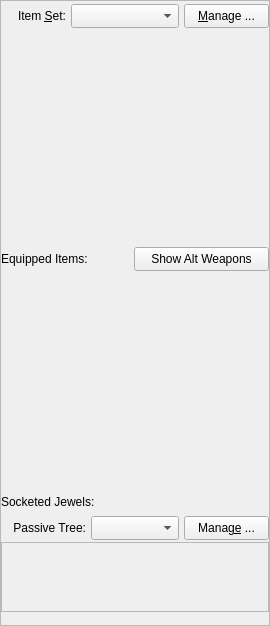
                  <widget class="QFrame" name="frame_Items">
                   <property name="frameShape">
                    <enum>QFrame::StyledPanel</enum>
                   </property>
                   <property name="frameShadow">
                    <enum>QFrame::Raised</enum>
                   </property>
                   <layout class="QVBoxLayout" name="vlayout_Items2" stretch="1,2,2,0">
                    <property name="leftMargin">
                     <number>0</number>
                    </property>
                    <property name="topMargin">
                     <number>0</number>
                    </property>
                    <property name="rightMargin">
                     <number>0</number>
                    </property>
                    <property name="bottomMargin">
                     <number>0</number>
                    </property>
                    <item>
                     <layout class="QHBoxLayout" name="horizontalLayout_4">
                      <property name="spacing">
                       <number>5</number>
                      </property>
                      <property name="topMargin">
                       <number>3</number>
                      </property>
                      <property name="rightMargin">
                       <number>0</number>
                      </property>
                      <item>
                       <widget class="QLabel" name="label_ItemSet">
                        <property name="minimumSize">
                         <size>
                          <width>65</width>
                          <height>24</height>
                         </size>
                        </property>
                        <property name="maximumSize">
                         <size>
                          <width>65</width>
                          <height>24</height>
                         </size>
                        </property>
                        <property name="frameShape">
                         <enum>QFrame::NoFrame</enum>
                        </property>
                        <property name="text">
                         <string>Item &amp;Set:</string>
                        </property>
                        <property name="alignment">
                         <set>Qt::AlignRight|Qt::AlignTrailing|Qt::AlignVCenter</set>
                        </property>
                        <property name="buddy">
                         <cstring>combo_ItemSet</cstring>
                        </property>
                       </widget>
                      </item>
                      <item>
                       <widget class="QComboBox" name="combo_ItemSet">
                        <property name="minimumSize">
                         <size>
                          <width>0</width>
                          <height>24</height>
                         </size>
                        </property>
                        <property name="maximumSize">
                         <size>
                          <width>16777215</width>
                          <height>24</height>
                         </size>
                        </property>
                        <property name="currentText">
                         <string notr="true"/>
                        </property>
                        <property name="maxVisibleItems">
                         <number>15</number>
                        </property>
                        <property name="placeholderText">
                         <string>&lt;empty&gt;</string>
                        </property>
                        <property name="duplicatesEnabled">
                         <bool>true</bool>
                        </property>
                       </widget>
                      </item>
                      <item>
                       <widget class="QPushButton" name="btn_ManageItemSet">
                        <property name="minimumSize">
                         <size>
                          <width>85</width>
                          <height>24</height>
                         </size>
                        </property>
                        <property name="maximumSize">
                         <size>
                          <width>85</width>
                          <height>24</height>
                         </size>
                        </property>
                        <property name="text">
                         <string>&amp;Manage ...</string>
                        </property>
                        <property name="shortcut">
                         <string>Ctrl+M</string>
                        </property>
                       </widget>
                      </item>
                     </layout>
                    </item>
                    <item>
                     <widget class="QFrame" name="frame_EquippedItems">
                      <property name="minimumSize">
                       <size>
                        <width>0</width>
                        <height>450</height>
                       </size>
                      </property>
                      <property name="maximumSize">
                       <size>
                        <width>16777215</width>
                        <height>1000</height>
                       </size>
                      </property>
                      <layout class="QVBoxLayout" name="layout_EquippedItems">
                       <property name="spacing">
                        <number>2</number>
                       </property>
                       <property name="leftMargin">
                        <number>0</number>
                       </property>
                       <property name="topMargin">
                        <number>0</number>
                       </property>
                       <property name="rightMargin">
                        <number>0</number>
                       </property>
                       <property name="bottomMargin">
                        <number>0</number>
                       </property>
                       <item>
                        <layout class="QHBoxLayout" name="hlayout_EquippedItems">
                         <property name="spacing">
                          <number>6</number>
                         </property>
                         <item>
                          <widget class="QLabel" name="label_EquippedItems">
                           <property name="minimumSize">
                            <size>
                             <width>0</width>
                             <height>24</height>
                            </size>
                           </property>
                           <property name="maximumSize">
                            <size>
                             <width>16777215</width>
                             <height>24</height>
                            </size>
                           </property>
                           <property name="text">
                            <string>Equipped Items:</string>
                           </property>
                          </widget>
                         </item>
                         <item>
                          <spacer name="horizontalSpacer">
                           <property name="orientation">
                            <enum>Qt::Horizontal</enum>
                           </property>
                           <property name="sizeHint" stdset="0">
                            <size>
                             <width>40</width>
                             <height>20</height>
                            </size>
                           </property>
                          </spacer>
                         </item>
                         <item>
                          <widget class="QPushButton" name="btn_WeaponSwap">
                           <property name="minimumSize">
                            <size>
                             <width>135</width>
                             <height>24</height>
                            </size>
                           </property>
                           <property name="maximumSize">
                            <size>
                             <width>135</width>
                             <height>24</height>
                            </size>
                           </property>
                           <property name="text">
                            <string>Show Alt Weapons</string>
                           </property>
                           <property name="shortcut">
                            <string>Ctrl+Alt+X</string>
                           </property>
                           <property name="checkable">
                            <bool>true</bool>
                           </property>
                          </widget>
                         </item>
                        </layout>
                       </item>
                      </layout>
                     </widget>
                    </item>
                    <item>
                     <widget class="QFrame" name="frame_SocketedJewels">
                      <property name="minimumSize">
                       <size>
                        <width>0</width>
                        <height>100</height>
                       </size>
                      </property>
                      <layout class="QVBoxLayout" name="verticalLayout_5">
                       <property name="spacing">
                        <number>2</number>
                       </property>
                       <property name="leftMargin">
                        <number>0</number>
                       </property>
                       <property name="topMargin">
                        <number>0</number>
                       </property>
                       <property name="rightMargin">
                        <number>0</number>
                       </property>
                       <property name="bottomMargin">
                        <number>0</number>
                       </property>
                       <item>
                        <widget class="QLabel" name="label_SocketedJewels">
                         <property name="minimumSize">
                          <size>
                           <width>0</width>
                           <height>24</height>
                          </size>
                         </property>
                         <property name="maximumSize">
                          <size>
                           <width>16777215</width>
                           <height>24</height>
                          </size>
                         </property>
                         <property name="text">
                          <string>Socketed Jewels:</string>
                         </property>
                        </widget>
                       </item>
                       <item>
                        <layout class="QHBoxLayout" name="horizontalLayout_14">
                         <property name="spacing">
                          <number>5</number>
                         </property>
                         <item>
                          <widget class="QLabel" name="label_ItemsPassiveTree">
                           <property name="minimumSize">
                            <size>
                             <width>0</width>
                             <height>24</height>
                            </size>
                           </property>
                           <property name="maximumSize">
                            <size>
                             <width>85</width>
                             <height>24</height>
                            </size>
                           </property>
                           <property name="layoutDirection">
                            <enum>Qt::LeftToRight</enum>
                           </property>
                           <property name="text">
                            <string>Passive Tree:</string>
                           </property>
                           <property name="alignment">
                            <set>Qt::AlignRight|Qt::AlignTrailing|Qt::AlignVCenter</set>
                           </property>
                           <property name="buddy">
                            <cstring>combo_ItemsManageTree</cstring>
                           </property>
                          </widget>
                         </item>
                         <item>
                          <widget class="QComboBox" name="combo_ItemsManageTree">
                           <property name="minimumSize">
                            <size>
                             <width>0</width>
                             <height>24</height>
                            </size>
                           </property>
                           <property name="maximumSize">
                            <size>
                             <width>16777215</width>
                             <height>24</height>
                            </size>
                           </property>
                           <property name="sizeAdjustPolicy">
                            <enum>QComboBox::AdjustToContents</enum>
                           </property>
                          </widget>
                         </item>
                         <item>
                          <widget class="QPushButton" name="btn_ItemsManageTree">
                           <property name="minimumSize">
                            <size>
                             <width>85</width>
                             <height>24</height>
                            </size>
                           </property>
                           <property name="maximumSize">
                            <size>
                             <width>75</width>
                             <height>24</height>
                            </size>
                           </property>
                           <property name="text">
                            <string>Manag&amp;e ...</string>
                           </property>
                           <property name="shortcut">
                            <string>Ctrl+Alt+X</string>
                           </property>
                           <property name="checkable">
                            <bool>true</bool>
                           </property>
                          </widget>
                         </item>
                        </layout>
                       </item>
                       <item>
                        <widget class="QScrollArea" name="scrollArea_SocketedJewels">
                         <property name="widgetResizable">
                          <bool>true</bool>
                         </property>
                         <widget class="QWidget" name="scrollAreaWidgetContents_SocketedJewels">
                          <property name="geometry">
                           <rect>
                            <x>0</x>
                            <y>0</y>
                            <width>362</width>
                            <height>150</height>
                           </rect>
                          </property>
                          <layout class="QVBoxLayout" name="layout_SocketedJewels">
                           <property name="spacing">
                            <number>2</number>
                           </property>
                           <property name="leftMargin">
                            <number>0</number>
                           </property>
                           <property name="topMargin">
                            <number>0</number>
                           </property>
                           <property name="rightMargin">
                            <number>0</number>
                           </property>
                           <property name="bottomMargin">
                            <number>0</number>
                           </property>
                          </layout>
                         </widget>
                        </widget>
                       </item>
                      </layout>
                     </widget>
                    </item>
                    <item>
                     <spacer name="verticalSpacer">
                      <property name="orientation">
                       <enum>Qt::Vertical</enum>
                      </property>
                      <property name="sizeHint" stdset="0">
                       <size>
                        <width>20</width>
                        <height>13</height>
                       </size>
                      </property>
                     </spacer>
                    </item>
                   </layout>
                  </widget>
